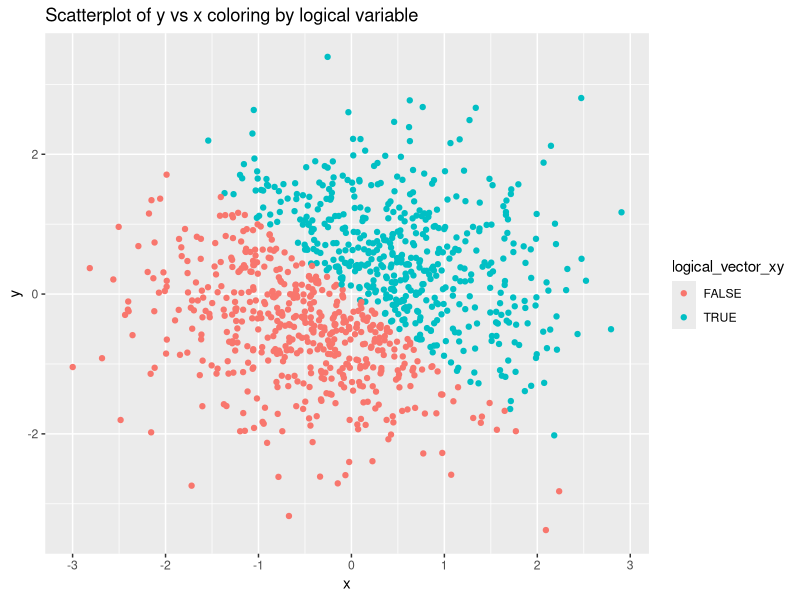
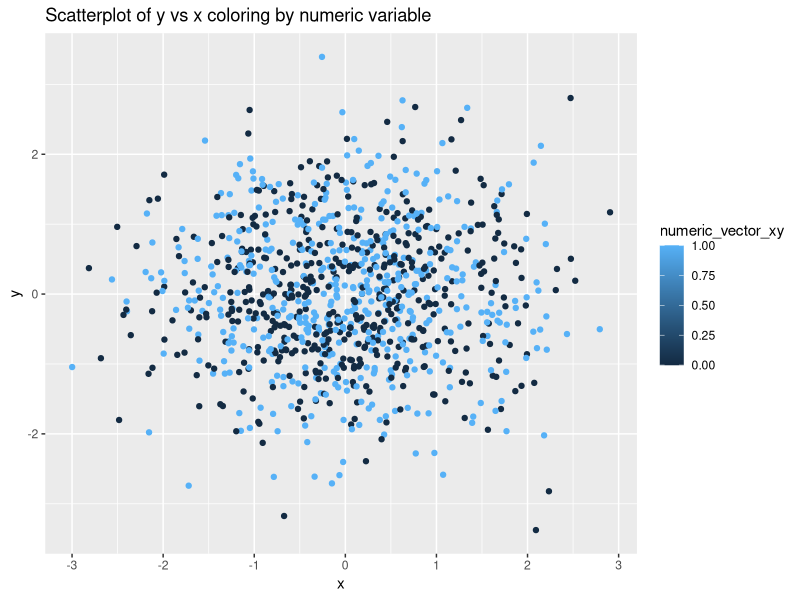
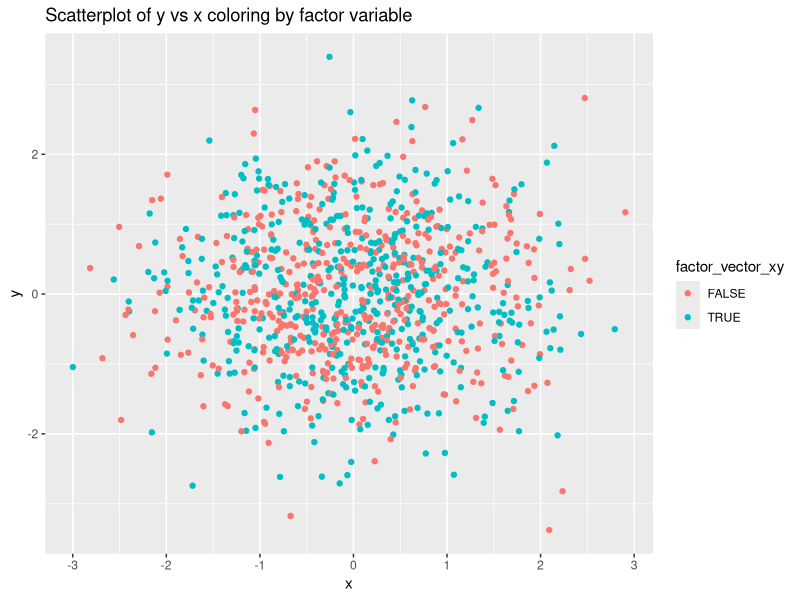
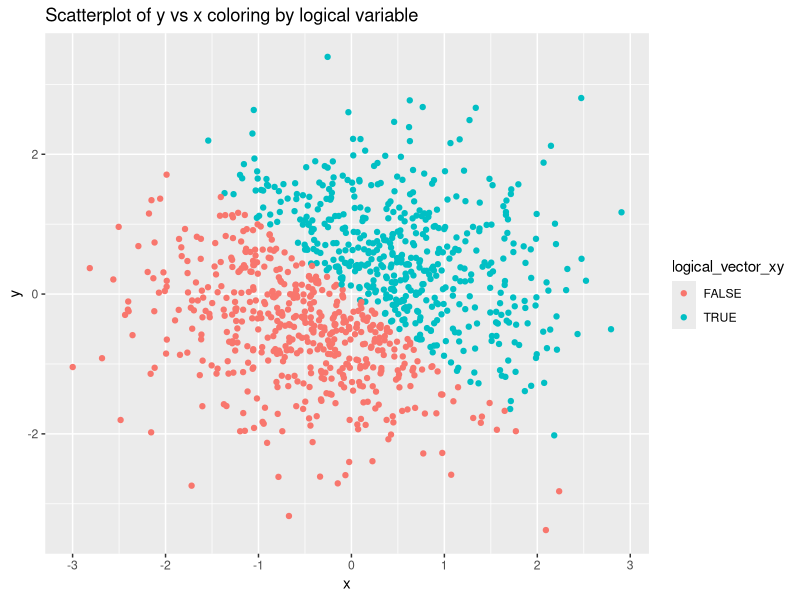

Reproduce these figures in R, in order.
## ---- chunk 1
library(tidyverse)
library(ggplot2)
## ---- chunk 2

# A random sample of size 10 from a uniform[0, 5] distribution
uniform_sample = runif (10, 0, 5)

# A logical vector indicating whether elements of the sample are greater than 2
logical_vector = uniform_sample > 2

# A (length-10) character vector
character_vector = c('a', 'b', 'c', 'd', 'e', 'f', 'g', 'h', 'i', 'j')

# A (length-10) factor vector
factor_vector = factor(c(1, 2, 3, 4, 5, 5, 4, 3, 2, 1))

# Creating them to be a data frame
data_frame = data.frame(uniform_sample, logical_vector, character_vector, factor_vector)
## ---- chunk 3

# First convert character variable from character to factor
as.factor(data_frame$character_vector)

# Then covert it from factor to numeric
as.numeric(as.factor(data_frame$character_vector))    
## ---- chunk 4

# First convert factor variable from factor to character
as.character(data_frame$factor_vector)

# Then covert it from character to numeric
as.numeric(as.character(data_frame$factor_vector))
## ---- chunk 5

# x: a random sample of size 1000 from a standard Normal distribution
x = rnorm(1000)

# y: a random sample of size 1000 from a standard Normal distribution
y = rnorm(1000)

# A logical vector indicating whether the x + y > 0
logical_vector_xy = x+y > 0

# A numeric vector created by coercing the above logical vector
numeric_vector_xy = as.numeric(logical_vector)

# A factor vector created by coercing the above logical vector
factor_vector_xy = as.factor(logical_vector)

# Creating them to a data frame
data_frame_xy = data.frame(x, y,logical_vector_xy,numeric_vector_xy,factor_vector_xy)
## ---- chunk 6
# using funtion ggplot to make a scatterplot which color points use the logical variable
ggplot(data_frame_xy, aes(x = x, y = y, color = logical_vector_xy))+
geom_point()+
labs(title = "Scatterplot of y vs x coloring by logical variable") 
## ---- chunk 7
# use ggsave function to export this scatterplot to my project directory
ggsave(filename = "first scatterplot.png",ggplot(data_frame_xy, aes(x = x, y = y, color = logical_vector_xy))+
geom_point()+
labs(title = "Scatterplot of y vs x coloring by logical variable") )
## ---- chunk 8
# using funtion ggplot to make a scatterplot which color points use the numeric variable
ggplot(data_frame_xy, aes(x = x, y = y, color = numeric_vector_xy))+
geom_point()+
labs(title = "Scatterplot of y vs x coloring by numeric variable") 
## ---- chunk 9
# using funtion ggplot to make a scatterplot which color points use the factor variable
ggplot(data_frame_xy, aes(x = x, y = y, color = factor_vector_xy))+
geom_point()+
labs(title = "Scatterplot of y vs x coloring by factor variable") 
